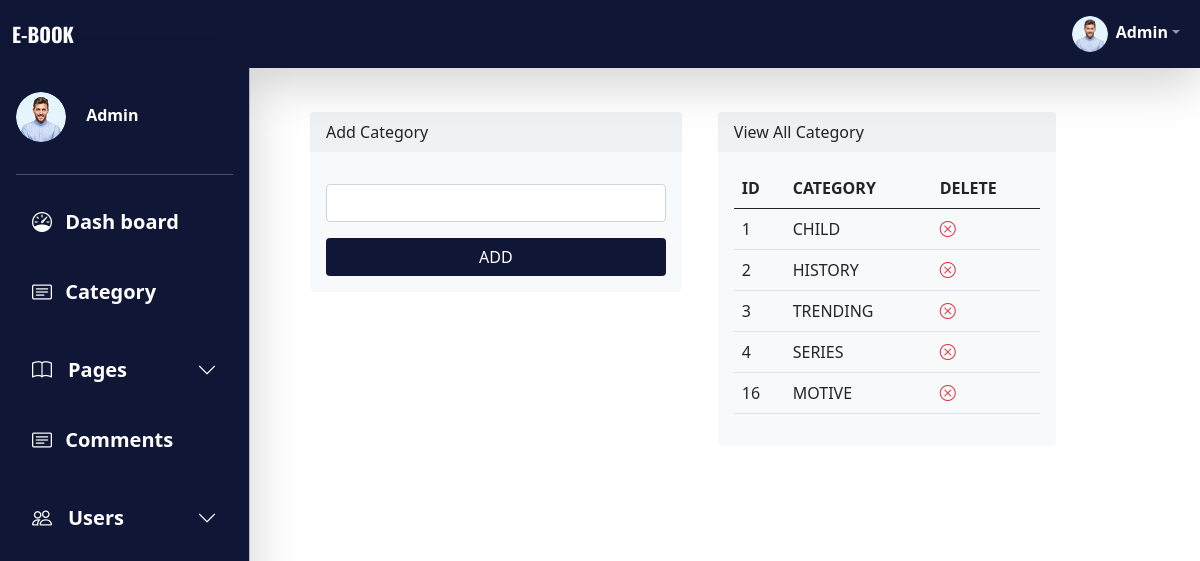
Screenshot of /admin/acategory.php (signed in) with the database file from the repository.
### tables this page shows
CREATE TABLE `category` (
  `category_id` int(11) NOT NULL,
  `category_title` varchar(100) NOT NULL
);

### admin/acategory.php (the view, shortened to what this page needs)
<?php
include 'aheader.php';
?>
<main class="mt-5 pt-3">
    <div class="container ">
        <div class="row">
            <div class="col-lg-5 ms-5 ">
                <div class=" card mt-5 mb-2 bg-light border-0   ">
                    <div class="card-header border-0 ">
                        Add Category
                    </div>
                    <div class="card-body">
                        <form class="row g-3" method='post' action="acategory.php">
                            <div class="col-md-12">
                                <input type="text" class="form-control mt-3"  name="add_cat_title"  required>
                            </div>
                            <div class="col-md-12 d-grid  ">
                                <button class="btn bg-banner text-white" type="submit" name="add_cat_submit">ADD</button>
                            </div>
                        </form>
                    </div>
                </div>
            </div>
            <div class="col-lg-6 ms-1 ">
                <div class="card border-3 mt-5 mb-2 mx-2 border-0 bg-light w-75  ">
                         <div class="card-header border-0  ">
                                 View All Category
                         </div>
                    <div class="card-body">
                        <div class="card-tables table-responsive">
                          <table class="table  table-hover   ">
                                <thead>
                                    <tr>
                                    <th scope="col">ID</th>
                                    <th scope="col">CATEGORY</th>
                                    <th scope="col">DELETE</th>
                                    </tr>
                                </thead>
                                <tbody class="text-start ">
                                <?php
                                $select_category_query="SELECT * FROM category";
                                $select_category_result=mysqli_query($connection,$select_category_query);
                                while($row=mysqli_fetch_assoc($select_category_result)){
                                    $category_id=$row['category_id'];
                                    $category_title=$row['category_title'];
                                ?>
                                    <tr>
                                    <td><?php echo$category_id; ?></td>
                                    <td class="text-uppercase"><?php echo$category_title; ?></td>
                                    <td class=""><a href='acategory.php?cat_delete=<?php echo$category_id; ?>' ><i class="bi bi-x-circle text-danger"></i></a></td>
                                    </tr>
                                    <?php } ?>
                                </tbody>
                            </table>
                         </div>
                    </div>
                </div>
            </div>
        </div>
    </div>
</main>
<?php include 'afooter.php'; ?>

### css/admin_style.css (style rules this page uses)
:root { --offcanvas-width: 250px; --topNavbar-height: 68px; }
@media (min-width: 992px) { body { overflow: auto !important; } }
@media (min-width: 992px) { main { margin-left: var(--offcanvas-width); } }
.bg-banner { background: #101635; color: aliceblue; }

### rows the page displays
category: category_id "1", category_title "CHILD"
category: category_id "2", category_title "HISTORY"
category: category_id "3", category_title "TRENDING"
category: category_id "4", category_title "SERIES"
category: category_id "16", category_title "MOTIVE"

### other values shown
$_SESSION['A_NAME'] "Admin"
